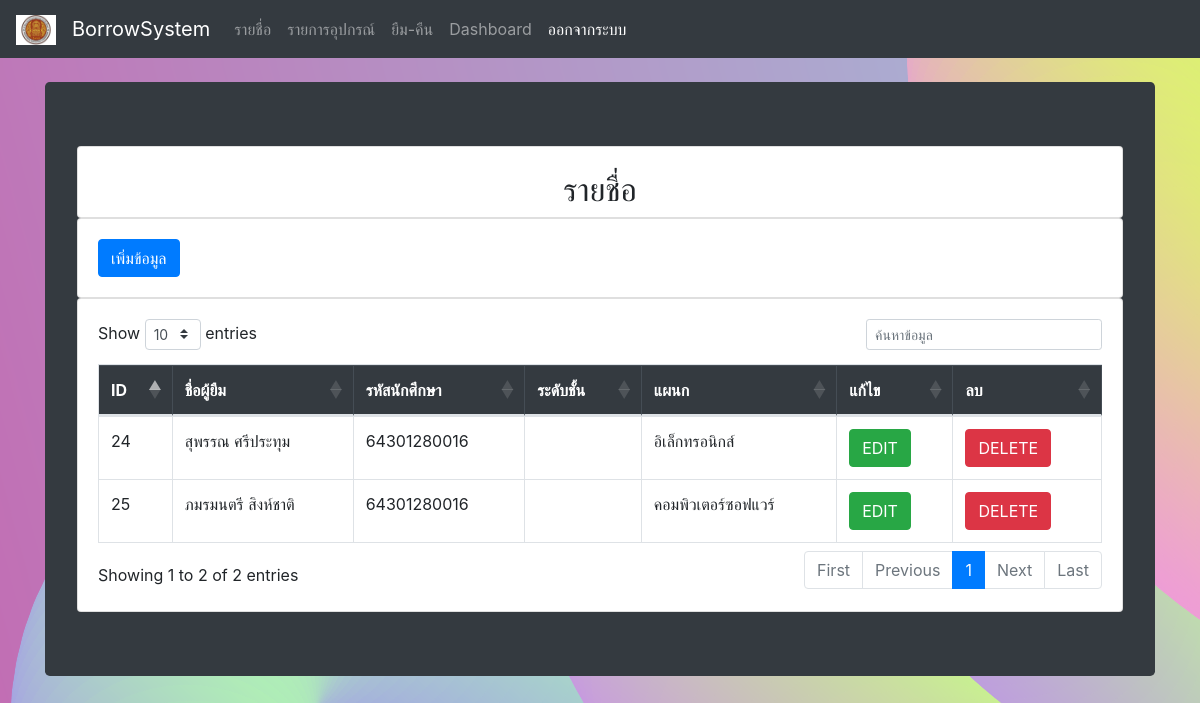
Page /userindex.php on the committed database.
### tables this page shows
CREATE TABLE `user` (
  `id` int(11) NOT NULL AUTO_INCREMENT,
  `level` varchar(50) NOT NULL,
  `user_name` varchar(255) NOT NULL,
  `id_st` varchar(255) NOT NULL,
  `department` varchar(255) NOT NULL,
  `date` date NOT NULL,
  PRIMARY KEY (`id`)
);

### userindex.php (the view, shortened to what this page needs)
<!DOCTYPE html>
<html lang="en">
<head>
    <link rel="stylesheet" href="https://stackpath.bootstrapcdn.com/bootstrap/4.2.1/css/bootstrap.min.css">
    <link rel="stylesheet" href="https://cdn.datatables.net/1.10.18/css/dataTables.bootstrap4.min.css">
</head>
<body>
<nav class="navbar navbar-expand-sm bg-dark navbar-dark">
  <a class="navbar-brand" href="#">
    <img src="logo.jpg" alt="logo" style="width:40px;">
  </a>
  <a class="navbar-brand" href="#">BorrowSystem</a>
  <ul class="navbar-nav">
    <li class="nav-item">
      <a class="nav-link" href="userindex.php">รายชื่อ</a>
    </li>
    <li class="nav-item">
      <a class="nav-link" href="index.php">รายการอุปกรณ์</a>
    </li>
    <li class="nav-item">
      <a class="nav-link" href="scan.php">ยืม-คืน</a>
    </li>
    <li class="nav-item">
      <a class="nav-link" href="dashboard.php">Dashboard</a>
    </li>
     <li class="nav-item ">
          <a class="nav-link active" aria-current="page" href="login.php">ออกจากระบบ</a>
</li>
  </ul>
</nav>
    </nav><br>
    <div class="container">
        <div class="jumbotron  bg-dark">
            <div class="card"><br>
            <center>   <h2> รายชื่อ </h2></center>
            </div>
            <div class="card">
                <div class="card-body">
                    <button type="button" class="btn btn-primary" data-toggle="modal" data-target="#studentaddmodal">
                       เพิ่มข้อมูล
                    </button>
                </div>
            </div>
            <div class="card">
                <div class="card-body">
                    <?php
                $connection = mysqli_connect("localhost","root","");
                $query = "SELECT * FROM user";
                $query_run = mysqli_query($connection, $query);
            ?>
                    <table id="datatableid" class="table table-bordered">
                    <thead class="table-dark">
                            <tr>
                                <th scope="col"> ID</th>
                                <th scope="col">ชื่อผู้ยืม</th>
                                <th scope="col">รหัสนักศึกษา</th>
                                <th scope="col">ระดับชั้น</th>
                                <th scope="col"> แผนก </th>
                                <th scope="col"> แก้ไข </th>
                                <th scope="col"> ลบ</th>
                            </tr>
                        </thead>
               <tbody>
                  <?php
                if($query_run)
                {
                    foreach($query_run as $row)
                    {
            ?>
                            <tr>
                                <td> <?php echo $row['id']; ?> </td>
                                <td> <?php echo $row['user_name']; ?> </td>
                                <td> <?php echo $row['id_st']; ?> </td>
                                <td> <?php echo $row['levels']; ?> </td>
                                <td> <?php echo $row['department']; ?> </td>
                                <td>
                                    <button type="button" class="btn btn-success editbtn"> EDIT </button>
                                </td>
                                <td>
                                    <button type="button" class="btn btn-danger deletebtn"> DELETE </button>
                                </td>
                            </tr>
                        <?php
                    }
                }
                else
                {
                    echo "No Record Found";
                }
            ?>  </tbody>
                    </table>
                </div>
            </div>
        </div>
    </div>
</body>
</html>

### userindex.php (style rules this page uses)
body { background-image: url('image/5.png'); }

### rows in the picture
user: id "24", user_name "สุพรรณ ศรีประทุม", id_st "64301280016", department "อิเล็กทรอนิกส์"
user: id "25", user_name "ภมรมนตรี สิงห์ชาติ", id_st "64301280016", department "คอมพิวเตอร์ซอฟแวร์"
